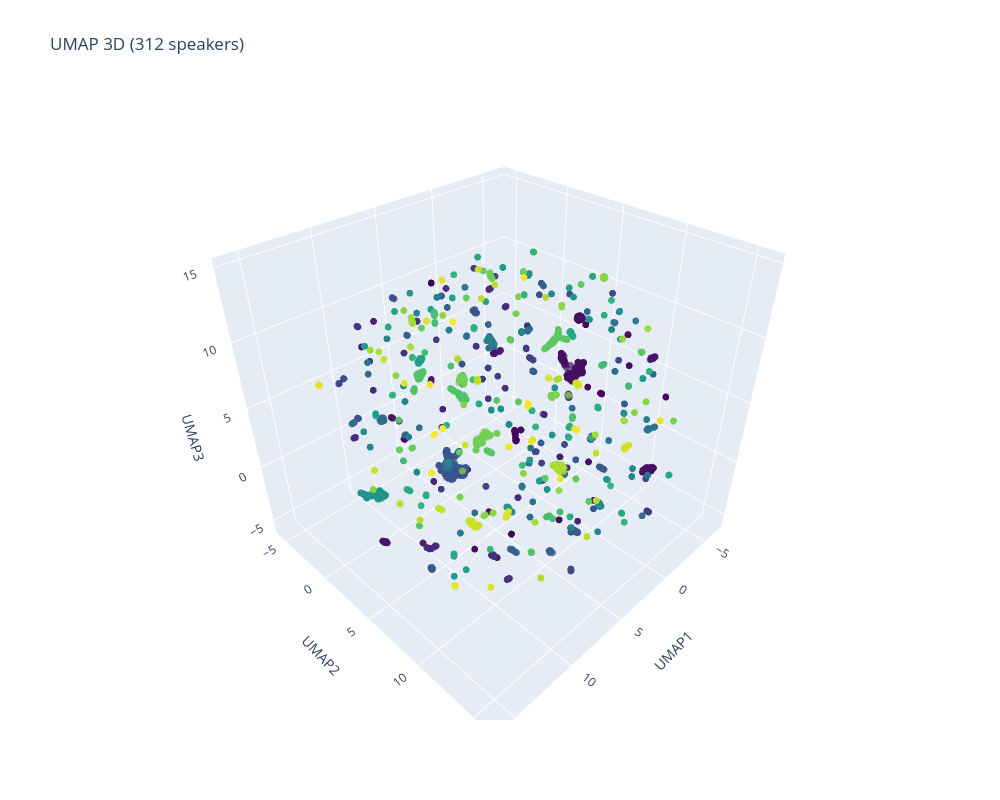

Source (notebook cell):
### Markdown cell above
## UMAP

### Code cell
from umap import UMAP
import plotly.graph_objects as go
import pandas as pd

# =========================
# UMAP 3D
# =========================

print("Calcul UMAP en cours...")

umap = UMAP(
    n_components=3,
    n_neighbors=5,
    min_dist=0.0,
    metric="cosine",
    random_state=42,
)

X_umap = umap.fit_transform(X)

print("UMAP terminé !")

# =========================
# Couleurs par speaker
# =========================

speaker_ids = pd.factorize(meta["username"])[0]

# =========================
# Scatter 3D
# =========================

fig = go.Figure(
    data=[
        go.Scatter3d(
            x=X_umap[:, 0],
            y=X_umap[:, 1],
            z=X_umap[:, 2],
            mode="markers",
            marker=dict(
                size=4,
                color=speaker_ids,
                colorscale="Viridis",   # ou "Viridis", "Plasma"
                opacity=0.7,
            ),
            text=meta["username"],
            hoverinfo="text",
        )
    ]
)

fig.update_layout(
    title=f"UMAP 3D ({meta['username'].nunique()} speakers)",
    scene=dict(
        xaxis_title="UMAP1",
        yaxis_title="UMAP2",
        zaxis_title="UMAP3",
    ),
    width=1000,
    height=800,
)

fig.show()

### Figure 1 — Plotly figure (JSON) as saved in the notebook; plotly's stock layout.template omitted (floating-point values rounded to 4 significant figures; data arrays with more than 128 entries replaced by an {"elided": "..."} marker saying what was removed)
{"data": [{"hoverinfo": "text", "marker": {"color": {"elided": "19149 int values"}, "colorscale": [[0, "#440154"], [0.1111, "#482878"], [0.2222, "#3e4989"], [0.3333, "#31688e"], [0.4444, "#26828e"], [0.5556, "#1f9e89"], [0.6667, "#35b779"], [0.7778, "#6ece58"], [0.8889, "#b5de2b"], [1, "#fde725"]], "opacity": 0.7, "size": 4}, "mode": "markers", "text": {"elided": "19149 str values"}, "type": "scatter3d", "x": {"elided": "19149 float values"}, "y": {"elided": "19149 float values"}, "z": {"elided": "19149 float values"}}], "layout": {"height": 800, "scene": {"xaxis": {"title": {"text": "UMAP1"}}, "yaxis": {"title": {"text": "UMAP2"}}, "zaxis": {"title": {"text": "UMAP3"}}}, "title": {"text": "UMAP 3D (312 speakers)"}, "width": 1000}}
